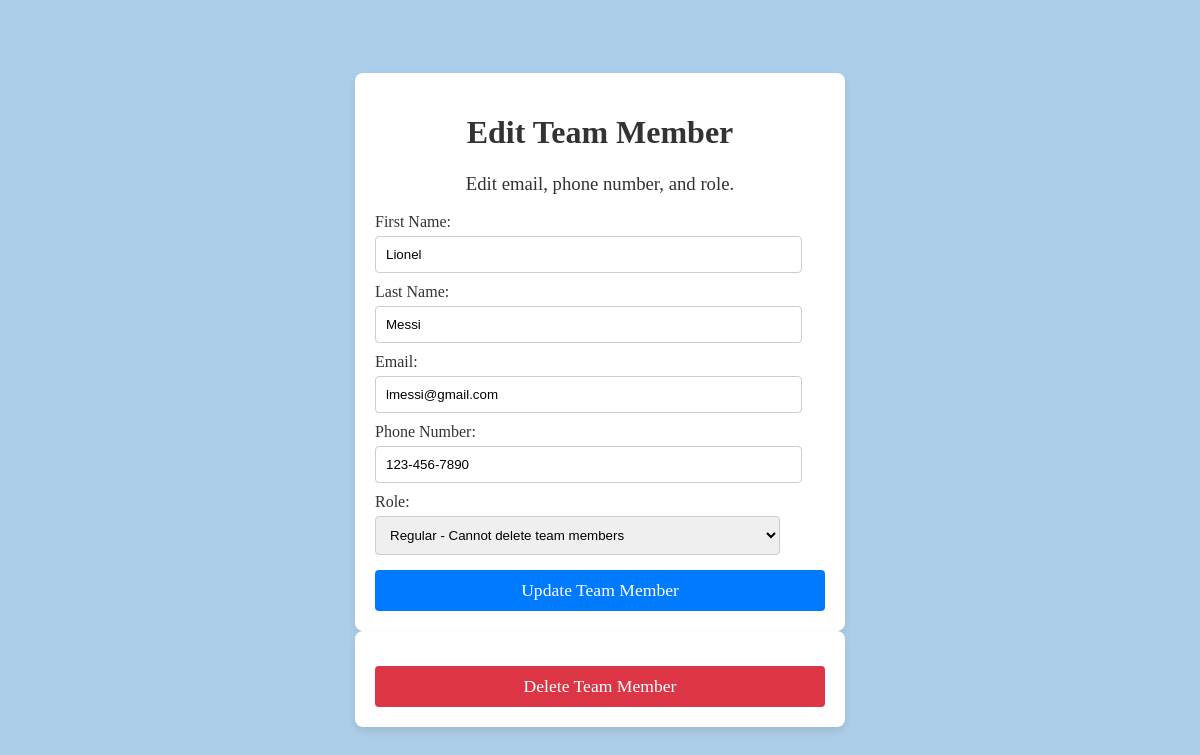
Before: /api/edit/19/ with the older database file.
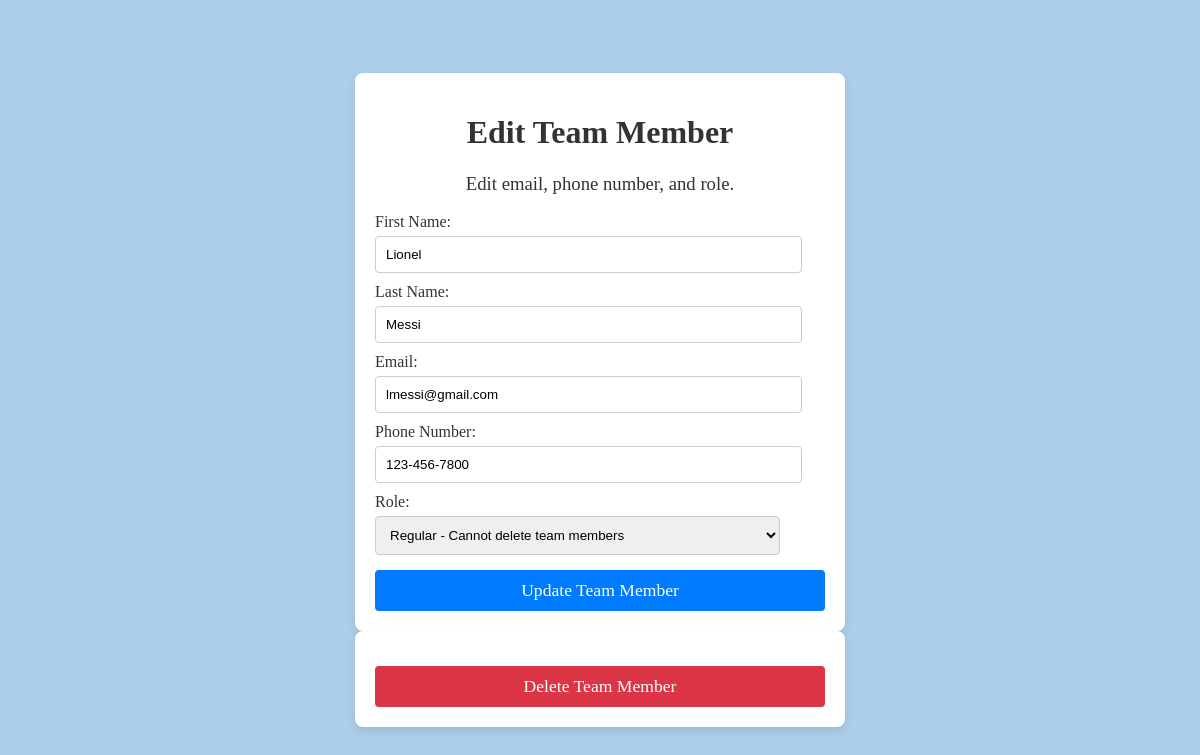
After: the same page with the newer database file.
### myapp/models.py (models this page shows, shortened)
class TeamMember(models.Model):
    ROLE_CHOICES = [
        ('admin', 'Admin'),
        ('regular', 'Regular'),
    ]
    first_name = models.CharField(max_length=100)
    last_name = models.CharField(max_length=100)
    email = models.EmailField(unique=True)
    phone_number = models.CharField(
    max_length=17,
    blank=True,
    null=True
  )
    role = models.CharField(max_length=100)
    created_at = models.DateTimeField(auto_now_add=True)

### myapp/views.py (the view, shortened to what this page needs)
# urls.py: path('edit/<int:id>/', edit_team_member, name='edit_team_member'),
def edit_team_member(request, id):
    team_member = get_object_or_404(TeamMember, id=id)
    return render(request, 'edit_team_member.html', {'team_member': team_member})

### myapp/templates/edit_team_member.html (shortened to what this page needs)
{% extends 'base.html' %}
{% block content %}
    <form method="POST">
        <h1>Edit Team Member</h1>
        <h3>Edit email, phone number, and role.</h3>
        <label for="first_name">First Name:</label>
        <input type="text" id="first_name" name="first_name" value="{{ team_member.first_name }}" required><br>
        <label for="last_name">Last Name:</label>
        <input type="text" id="last_name" name="last_name" value="{{ team_member.last_name }}" required><br>
        <label for="email">Email:</label>
        <input type="email" id="email" name="email" value="{{ team_member.email }}" required><br>
        <label for="phone_number">Phone Number:</label>
        <input type="tel" id="phone_number" name="phone_number" value="{{ team_member.phone_number }}" required><br>
        <label for="role">Role:</label>
        <select id="role" name="role" required>
            <option value="regular" {% if team_member.role == 'regular' %}selected{% endif %}>Regular - Cannot delete team members</option>
        </select><br>
        <button type="submit">Update Team Member</button>
    </form>
    {% if team_member.role == 'regular' %}
    <form method="POST" action="{% url 'delete_team_member' team_member.id %}">
        <button type="submit" class="delete-button">Delete Team Member</button>
    </form>
    {% endif %}
{% endblock %}

Changed rows visible on the page:
changed TeamMember "Lionel": phone_number "123-456-7890" → "123-456-7800"
